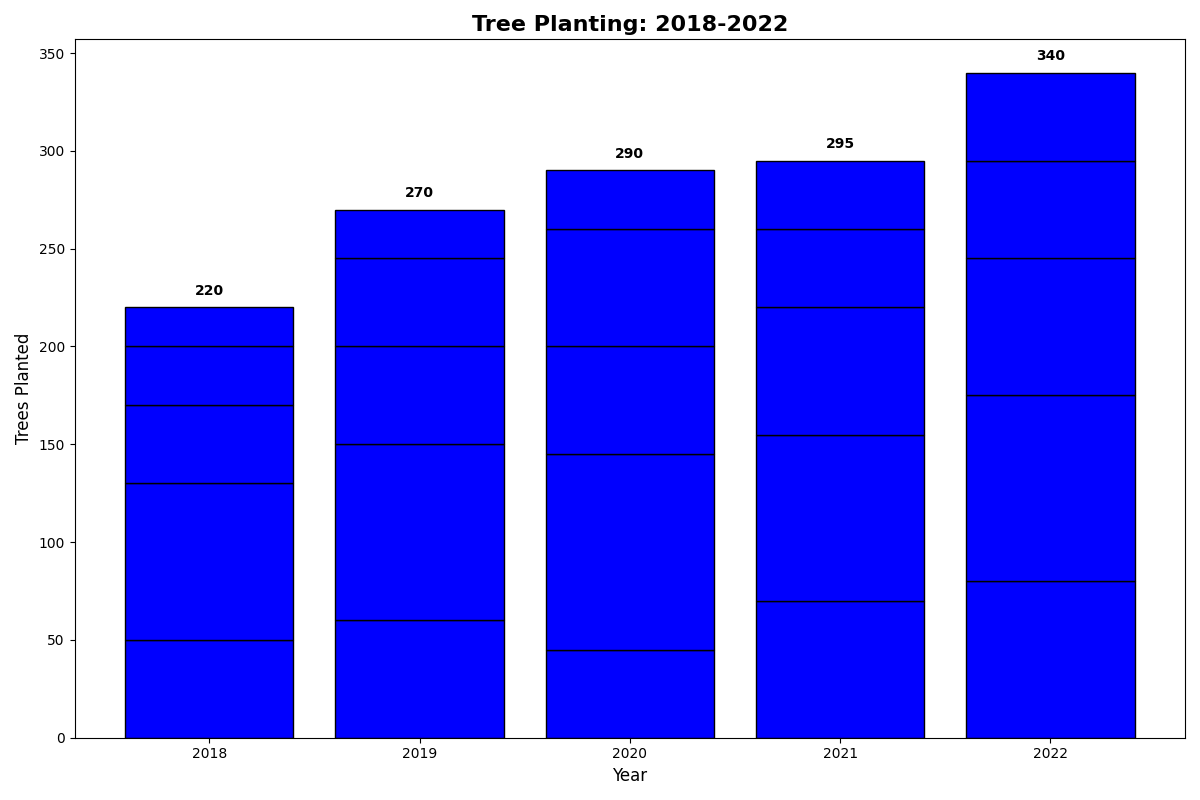

Reproduce this figure in Python.
import matplotlib.pyplot as plt
import numpy as np

years = ['2018', '2019', '2020', '2021', '2022']
tree_types = ['Oak', 'Pine', 'Maple', 'Birch', 'Cherry']
planting_data = [
    [50, 60, 45, 70, 80],  # Oak
    [80, 90, 100, 85, 95],  # Pine
    [40, 50, 55, 65, 70],  # Maple
    [30, 45, 60, 40, 50],  # Birch
    [20, 25, 30, 35, 45]   # Cherry
]

planting_data_t = np.array(planting_data).T
single_color = 'blue'

fig, ax = plt.subplots(figsize=(12, 8))

for i, tree_type in enumerate(tree_types):
    if i == 0:
        bars = ax.bar(years, planting_data_t[:, i], color=single_color, edgecolor='black')
    else:
        bars = ax.bar(years, planting_data_t[:, i], bottom=np.sum(planting_data_t[:, :i], axis=1), color=single_color, edgecolor='black')

ax.set_xlabel('Year', fontsize=12)
ax.set_ylabel('Trees Planted', fontsize=12)
ax.set_title('Tree Planting: 2018-2022', fontsize=16, fontweight='bold')

totals = planting_data_t.sum(axis=1)
for year, total in zip(years, totals):
    ax.text(year, total + 5, f'{total}', ha='center', va='bottom', fontsize=10, fontweight='bold')

plt.tight_layout()
plt.show()
